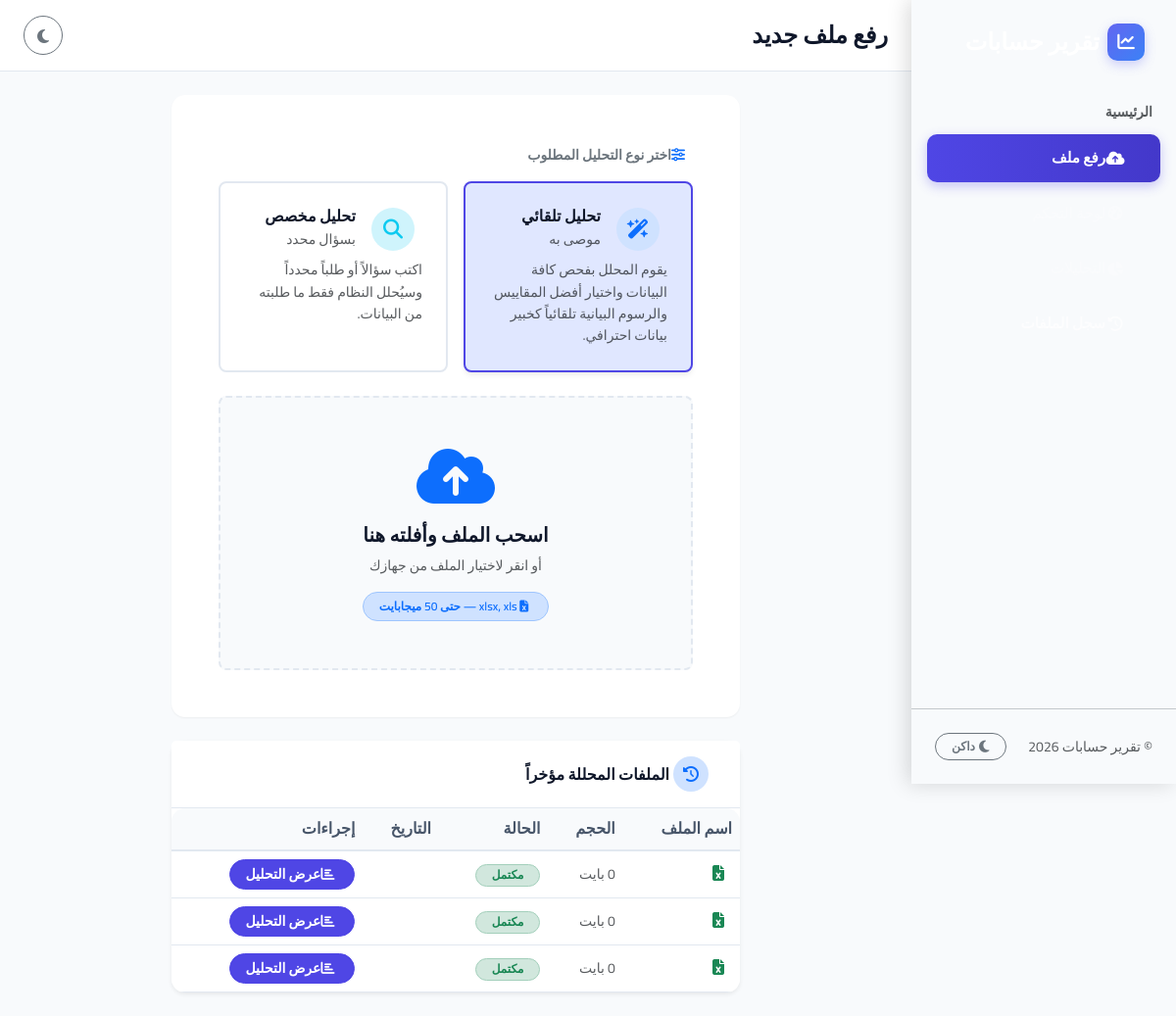
Before: /analyzer/ with the older database file.
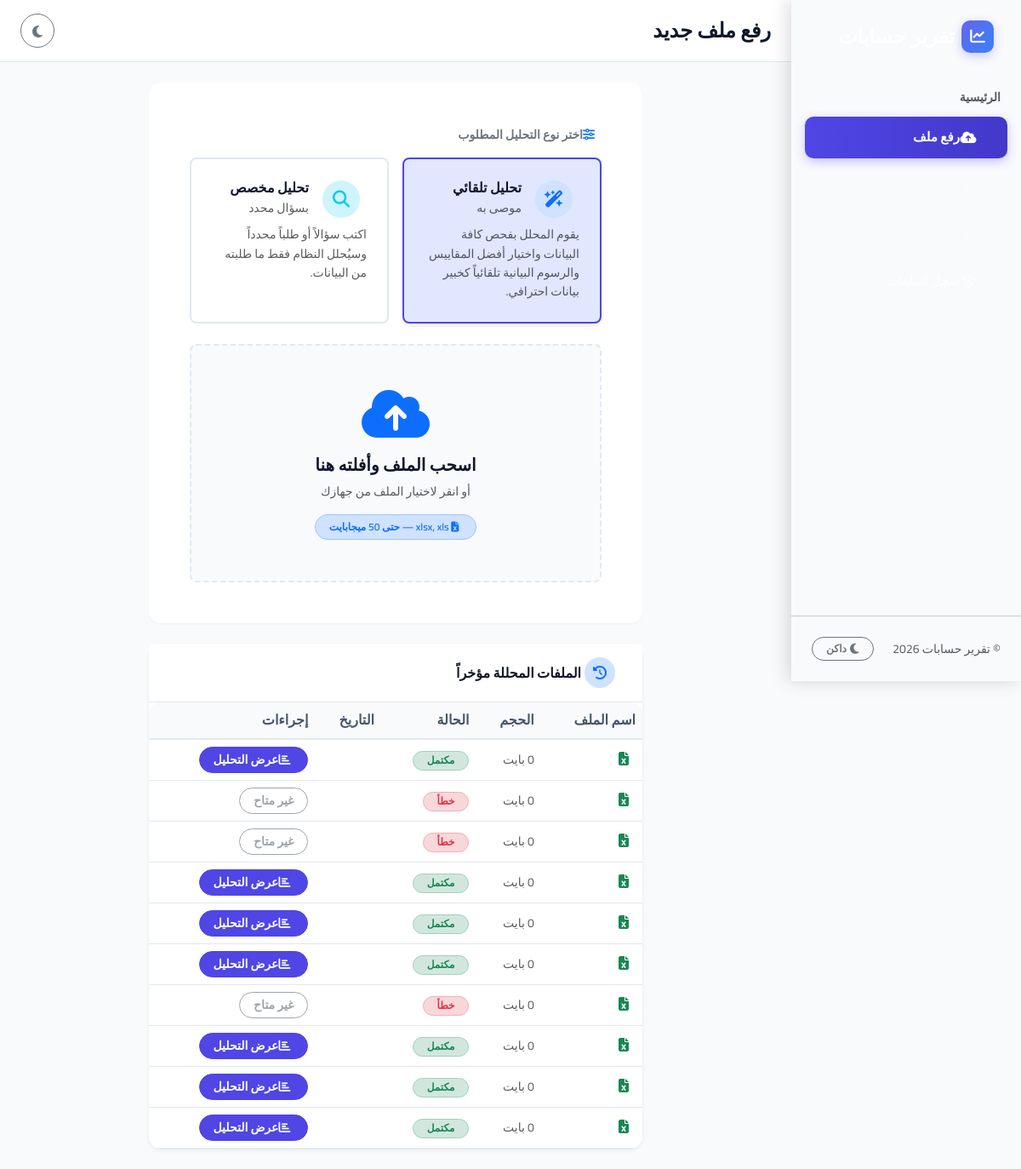
After: the same page with the newer database file.
### analyzer/models.py (models this page shows, shortened)
class UploadedFile(models.Model):
    STATUS_CHOICES = [
        ('pending', 'قيد الانتظار'),
        ('processing', 'جاري المعالجة'),
        ('completed', 'مكتمل'),
        ('error', 'خطأ'),
    ]
    file = models.FileField(upload_to='uploads/%Y/%m/%d/')
    original_filename = models.CharField(max_length=255)
    file_size = models.PositiveIntegerField(default=0)  # in bytes
    uploaded_at = models.DateTimeField(auto_now_add=True)
    status = models.CharField(max_length=20, choices=STATUS_CHOICES, default='pending')
    error_message = models.TextField(blank=True, default='')
    class Meta:
        ordering = ['-uploaded_at']
        verbose_name = 'ملف مرفوع'
        verbose_name_plural = 'ملفات مرفوعة'

### analyzer/views.py (the view)
# urls.py: path('', views.upload_view, name='upload'),
def upload_view(request):
    if request.method == 'POST':
        form = ExcelUploadForm(request.POST, request.FILES)
        if form.is_valid():
            uploaded_file_obj = request.FILES['file']
            upload = UploadedFile.objects.create(
                file=uploaded_file_obj,
                original_filename=uploaded_file_obj.name,
                file_size=uploaded_file_obj.size,
                status='processing'
            )
            try:
                analysis_mode = request.POST.get('analysis_mode', 'auto')
                custom_query = request.POST.get('custom_query', '').strip()
                analyzer = DataAnalyzer(upload.file.path)
                if analysis_mode == 'custom':
                    result = analyzer.run_custom_analysis(custom_query)
                else:
                    result = analyzer.run_full_analysis()
                if result['success']:
                    AnalysisResult.objects.create(
                        uploaded_file=upload,
                        analysis_mode=analysis_mode,
                        custom_query=custom_query,
                        result_data=result,
                        column_types=result.get('column_types', {}),
                        row_count=result.get('row_count', 0),
                        col_count=result.get('col_count', 0),
                        sheet_name=result.get('sheet_name', ''),
                    )
                    upload.status = 'completed'
                    upload.save()
                    if request.headers.get('X-Requested-With') == 'XMLHttpRequest':
                        return JsonResponse({
                            'success': True,
                            'redirect_url': f'/analyzer/dashboard/{upload.pk}/'
                        })
                    return redirect('dashboard', pk=upload.pk)
                else:
                    upload.status = 'error'
                    error_msg = result.get('error', 'حدث خطأ أثناء تحليل الملف')
                    if result.get('suggestions'):
                        sug_str = '، '.join([f'"{c}"' for c in result['suggestions']])
                        error_msg = f'لم يتم العثور على أعمدة تطابق طلبك "{custom_query}". هل تقصد أحد الأعمدة التالية الموجودة بالملف: [{sug_str}]؟'
                    upload.error_message = error_msg
                    upload.save()
                    if request.headers.get('X-Requested-With') == 'XMLHttpRequest':
                        return JsonResponse({'success': False, 'error': error_msg})
                    messages.error(request, error_msg)
            except Exception as e:
                upload.status = 'error'
                upload.error_message = str(e)
                upload.save()
                error_msg = f'خطأ في معالجة الملف: {str(e)}'
                if request.headers.get('X-Requested-With') == 'XMLHttpRequest':
                    return JsonResponse({'success': False, 'error': error_msg})
                messages.error(request, error_msg)
        else:
            errors = '; '.join([e for errors in form.errors.values() for e in errors])
            if request.headers.get('X-Requested-With') == 'XMLHttpRequest':
                return JsonResponse({'success': False, 'error': errors})
            messages.error(request, errors)
    else:
        form = ExcelUploadForm()
    recent_uploads = UploadedFile.objects.all()[:10]
    return render(request, 'analyzer/upload.html', {
        'form': form,
        'recent_uploads': recent_uploads,
    })

### analyzer/templates/analyzer/upload.html (shortened to what this page needs)
{% extends 'analyzer/base.html' %}
{% load static %}
{% block page_title %}رفع ملف جديد{% endblock %}
{% block content %}
<div class="row justify-content-center">
    <div class="col-lg-8">
        <div class="card shadow-md border-0 mb-4">
            <div class="card-body p-5">
                <form id="upload-form" action="{% url 'upload' %}" method="POST" enctype="multipart/form-data">
                    <div class="mb-4">
                        <label class="form-label fw-bold mb-3 text-secondary small text-uppercase"><i class="fas fa-sliders-h ms-2 text-primary"></i>اختر نوع التحليل المطلوب</label>
                        <div class="row g-3">
                            <div class="col-md-6">
                                <div class="mode-card active p-4 rounded-3 h-100" id="mode-card-auto" onclick="selectAnalysisMode('auto')">
                                    <div class="d-flex align-items-center mb-2">
                                        <div class="mode-icon bg-primary-subtle text-primary rounded-circle p-2 me-3 ms-2 d-flex align-items-center justify-content-center" style="width: 44px; height: 44px;">
                                            <i class="fas fa-wand-magic-sparkles fa-lg"></i>
                                        </div>
                                        <div>
                                            <h6 class="mb-0 fw-bold">تحليل تلقائي</h6>
                                            <small class="text-muted">موصى به</small>
                                        </div>
                                    </div>
                                    <p class="text-muted small mb-0">يقوم المحلل بفحص كافة البيانات واختيار أفضل المقاييس والرسوم البيانية تلقائياً كخبير بيانات احترافي.</p>
                                </div>
                            </div>
                            <div class="col-md-6">
                                <div class="mode-card p-4 rounded-3 h-100" id="mode-card-custom" onclick="selectAnalysisMode('custom')">
                                    <div class="d-flex align-items-center mb-2">
                                        <div class="mode-icon bg-info-subtle text-info rounded-circle p-2 me-3 ms-2 d-flex align-items-center justify-content-center" style="width: 44px; height: 44px;">
                                            <i class="fas fa-search fa-lg"></i>
                                        </div>
                                        <div>
                                            <h6 class="mb-0 fw-bold">تحليل مخصص</h6>
                                            <small class="text-muted">بسؤال محدد</small>
                                        </div>
                                    </div>
                                    <p class="text-muted small mb-0">اكتب سؤالاً أو طلباً محدداً وسيُحلل النظام فقط ما طلبته من البيانات.</p>
                                </div>
                            </div>
                        </div>
                    </div>
                    <div id="dropzone" class="upload-dropzone text-center p-5 rounded-3">
                        <div class="mb-3">
                            <i class="fas fa-cloud-upload-alt fa-4x text-primary animated-icon"></i>
                        </div>
                        <h5 class="fw-bold mb-2">اسحب الملف وأفلته هنا</h5>
                        <p class="text-muted small mb-3">أو انقر لاختيار الملف من جهازك</p>
                        <span class="badge bg-primary-subtle text-primary border border-primary-subtle px-3 py-2 rounded-pill small fw-semibold">
                            <i class="fas fa-file-excel ms-1"></i> xlsx, xls — حتى 50 ميجابايت
                        </span>
                    </div>
                </form>
            </div>
        </div>
        {% if recent_uploads %}
        <div class="card shadow-sm border-0">
            <div class="card-header border-bottom py-3 d-flex align-items-center">
                <div class="bg-primary-subtle text-primary rounded-circle p-2 ms-3 me-1 d-flex align-items-center justify-content-center" style="width: 36px; height: 36px;">
                    <i class="fas fa-history fs-6"></i>
                </div>
                <h6 class="mb-0 fw-bold">الملفات المحللة مؤخراً</h6>
            </div>
            <div class="card-body p-0">
                <div class="table-responsive">
                    <table class="table table-hover mb-0">
                        <thead>
                            <tr>
                                <th>اسم الملف</th>
                                <th>الحجم</th>
                                <th>الحالة</th>
                                <th>التاريخ</th>
                                <th>إجراءات</th>
                            </tr>
                        </thead>
                        <tbody>
                            {% for upload in recent_uploads %}
                            <tr>
                                <td><i class="fas fa-file-excel text-success ms-2"></i>{{ upload.filename }}</td>
                                <td class="text-muted small">{{ upload.size|filesizeformat }}</td>
                                <td>
                                    {% if upload.status == 'completed' %}
                                    <span class="badge bg-success-subtle text-success border border-success-subtle rounded-pill px-3">مكتمل</span>
                                    {% elif upload.status == 'error' %}
                                    <span class="badge bg-danger-subtle text-danger border border-danger-subtle rounded-pill px-3">خطأ</span>
                                    {% else %}
                                    <span class="badge bg-warning-subtle text-warning border border-warning-subtle rounded-pill px-3">جاري المعالجة</span>
                                    {% endif %}
                                </td>
                                <td class="text-muted small">{{ upload.created_at|date:"Y-m-d H:i" }}</td>
                                <td>
                                    {% if upload.status == 'completed' %}
                                    <a href="{% url 'dashboard' upload.id %}" class="btn btn-sm btn-primary rounded-pill px-3">
                                        <i class="fas fa-chart-bar ms-1"></i>عرض التحليل
                                    </a>
                                    {% else %}
                                    <button class="btn btn-sm btn-outline-secondary rounded-pill px-3" disabled>غير متاح</button>
                                    {% endif %}
                                </td>
                            </tr>
                            {% endfor %}
                        </tbody>
                    </table>
                </div>
            </div>
        </div>
        {% endif %}
    </div>
</div>
{% endblock %}

### analyzer/templates/analyzer/base.html (shortened to what this page needs)
<!DOCTYPE html>
<html dir="rtl" lang="ar" data-theme="light">
<head>
    <link rel="stylesheet" href="https://cdn.jsdelivr.net/npm/bootstrap@5.3.3/dist/css/bootstrap.rtl.min.css">
    <link rel="stylesheet" href="https://cdnjs.cloudflare.com/ajax/libs/font-awesome/6.5.1/css/all.min.css">
    {% load static %}
    <link rel="stylesheet" href="{% static 'analyzer/css/style.css' %}">
</head>
<body>
    <div class="sidebar offcanvas-md offcanvas-end" tabindex="-1" id="sidebar" aria-labelledby="sidebarLabel">
        <div class="sidebar-header p-4 d-flex align-items-center justify-content-between">
            <a href="{% url 'upload' %}" class="text-decoration-none d-flex align-items-center brand-logo">
                <div class="brand-icon me-2 ms-2">
                    <i class="fas fa-chart-line"></i>
                </div>
                <h4 class="text-white m-0 fw-bold">تقرير حسابات</h4>
            </a>
        </div>
        <div class="sidebar-menu mt-3">
            <div class="px-4 mb-2 text-uppercase text-muted small fw-bold">الرئيسية</div>
            <ul class="nav flex-column">
                <li class="nav-item">
                    <a href="{% url 'upload' %}" class="nav-link {% if request.resolver_match.url_name == 'upload' %}active{% endif %}">
                        <i class="fas fa-cloud-upload-alt ms-3"></i> <span>رفع ملف</span>
                    </a>
                </li>
                <li class="nav-item">
                    <a href="{% if analysis_id %}{% url 'dashboard' analysis_id %}{% else %}#{% endif %}" class="nav-link {% if not analysis_id %}disabled{% endif %} {% if request.resolver_match.url_name == 'dashboard' %}active{% endif %}">
                        <i class="fas fa-tachometer-alt ms-3"></i> <span>لوحة التحكم</span>
                    </a>
                </li>
                <li class="nav-item">
                    <a href="{% if analysis_id %}{% url 'insights' analysis_id %}{% else %}#{% endif %}" class="nav-link {% if not analysis_id %}disabled{% endif %} {% if request.resolver_match.url_name == 'insights' %}active{% endif %}">
                        <i class="fas fa-chart-pie ms-3"></i> <span>التحليلات</span>
                    </a>
                </li>
                <li class="nav-item">
                    <a href="{% url 'history' %}" class="nav-link {% if request.resolver_match.url_name == 'history' %}active{% endif %}">
                        <i class="fas fa-history ms-3"></i> <span>سجل الملفات</span>
                    </a>
                </li>
            </ul>
        </div>
        <div class="sidebar-footer p-4 mt-auto border-top border-secondary-subtle">
            <div class="d-flex align-items-center justify-content-between">
                <small class="text-muted">&copy; تقرير حسابات 2026</small>
                <button id="theme-toggle-desktop" class="btn btn-sm btn-outline-secondary rounded-pill px-3 py-1 theme-toggle-btn d-none d-md-flex align-items-center gap-1" type="button">
                    <i class="fas fa-moon me-1"></i> <span class="theme-label-text small">داكن</span>
                </button>
            </div>
        </div>
    </div>
    <div class="main-content">
        <div class="top-navbar d-none d-md-flex align-items-center justify-content-between px-4 py-3 border-bottom bg-card">
            <div>
                <h4 class="m-0 fw-bold">{% block page_title %}{% endblock %}</h4>
            </div>
            <div class="d-flex align-items-center gap-3">
                <button id="theme-toggle-topbar" class="btn btn-outline-secondary rounded-circle theme-toggle-btn p-2" style="width: 40px; height: 40px;" type="button" title="تبديل الوضع">
                    <i class="fas fa-moon"></i>
                </button>
            </div>
        </div>
        <div class="container-fluid p-4">
            {% block content %}{% endblock %}
        </div>
    </div>
</body>
</html>

Changed rows visible on the page:
added UploadedFile: size|filesizeformat "0 بايت", status "خطأ"
added UploadedFile: size|filesizeformat "0 بايت", status "خطأ"
added UploadedFile: size|filesizeformat "0 بايت", status "مكتمل"
added UploadedFile: size|filesizeformat "0 بايت", status "مكتمل"
added UploadedFile: size|filesizeformat "0 بايت", status "مكتمل"
added UploadedFile: size|filesizeformat "0 بايت", status "خطأ"
added UploadedFile: size|filesizeformat "0 بايت", status "مكتمل"
